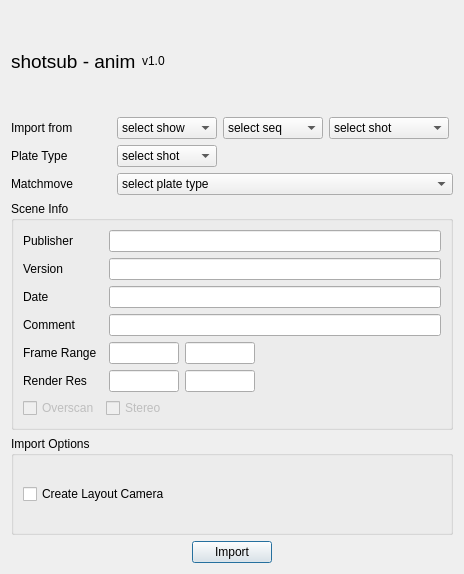
<?xml version="1.0" encoding="UTF-8"?>
<ui version="4.0">
 <class>shotsub_anim_Dialog</class>
 <widget class="QDialog" name="shotsub_anim_Dialog">
  <property name="geometry">
   <rect>
    <x>0</x>
    <y>0</y>
    <width>464</width>
    <height>574</height>
   </rect>
  </property>
  <property name="windowTitle">
   <string>ShotSub - anim</string>
  </property>
  <layout class="QVBoxLayout" name="verticalLayout_3">
   <item>
    <layout class="QHBoxLayout" name="header_layout">
     <item>
      <widget class="QLabel" name="header">
       <property name="font">
        <font>
         <pointsize>14</pointsize>
        </font>
       </property>
       <property name="text">
        <string>shotsub - anim</string>
       </property>
      </widget>
     </item>
     <item>
      <widget class="QLabel" name="headerVer">
       <property name="text">
        <string>v1.0</string>
       </property>
      </widget>
     </item>
     <item>
      <spacer name="spacer_3">
       <property name="orientation">
        <enum>Qt::Horizontal</enum>
       </property>
       <property name="sizeHint" stdset="0">
        <size>
         <width>40</width>
         <height>20</height>
        </size>
       </property>
      </spacer>
     </item>
    </layout>
   </item>
   <item>
    <layout class="QHBoxLayout" name="importFrom_layout">
     <item>
      <widget class="QLabel" name="importFrom">
       <property name="minimumSize">
        <size>
         <width>100</width>
         <height>0</height>
        </size>
       </property>
       <property name="maximumSize">
        <size>
         <width>100</width>
         <height>16777215</height>
        </size>
       </property>
       <property name="text">
        <string>Import from</string>
       </property>
      </widget>
     </item>
     <item>
      <widget class="QComboBox" name="showUI">
       <property name="minimumSize">
        <size>
         <width>100</width>
         <height>0</height>
        </size>
       </property>
       <property name="maxVisibleItems">
        <number>100</number>
       </property>
       <item>
        <property name="text">
         <string>select show</string>
        </property>
       </item>
      </widget>
     </item>
     <item>
      <widget class="QComboBox" name="seqUI">
       <property name="minimumSize">
        <size>
         <width>100</width>
         <height>0</height>
        </size>
       </property>
       <property name="maxVisibleItems">
        <number>100</number>
       </property>
       <item>
        <property name="text">
         <string>select seq</string>
        </property>
       </item>
      </widget>
     </item>
     <item>
      <widget class="QComboBox" name="shotUI">
       <property name="minimumSize">
        <size>
         <width>120</width>
         <height>0</height>
        </size>
       </property>
       <property name="maxVisibleItems">
        <number>100</number>
       </property>
       <item>
        <property name="text">
         <string>select shot</string>
        </property>
       </item>
      </widget>
     </item>
     <item>
      <spacer name="spacer_4">
       <property name="orientation">
        <enum>Qt::Horizontal</enum>
       </property>
       <property name="sizeHint" stdset="0">
        <size>
         <width>40</width>
         <height>20</height>
        </size>
       </property>
      </spacer>
     </item>
    </layout>
   </item>
   <item>
    <layout class="QHBoxLayout" name="plateType_layout">
     <item>
      <widget class="QLabel" name="plateType">
       <property name="minimumSize">
        <size>
         <width>100</width>
         <height>0</height>
        </size>
       </property>
       <property name="maximumSize">
        <size>
         <width>100</width>
         <height>16777215</height>
        </size>
       </property>
       <property name="text">
        <string>Plate Type</string>
       </property>
      </widget>
     </item>
     <item>
      <widget class="QComboBox" name="plateTypeUI">
       <property name="minimumSize">
        <size>
         <width>100</width>
         <height>0</height>
        </size>
       </property>
       <item>
        <property name="text">
         <string>select shot</string>
        </property>
       </item>
      </widget>
     </item>
     <item>
      <spacer name="spacer_5">
       <property name="orientation">
        <enum>Qt::Horizontal</enum>
       </property>
       <property name="sizeHint" stdset="0">
        <size>
         <width>40</width>
         <height>20</height>
        </size>
       </property>
      </spacer>
     </item>
    </layout>
   </item>
   <item>
    <layout class="QHBoxLayout" name="scene_layout">
     <item>
      <widget class="QLabel" name="scene">
       <property name="minimumSize">
        <size>
         <width>100</width>
         <height>0</height>
        </size>
       </property>
       <property name="maximumSize">
        <size>
         <width>100</width>
         <height>16777215</height>
        </size>
       </property>
       <property name="text">
        <string>Matchmove</string>
       </property>
      </widget>
     </item>
     <item>
      <widget class="QComboBox" name="sceneUI">
       <item>
        <property name="text">
         <string>select plate type</string>
        </property>
       </item>
      </widget>
     </item>
    </layout>
   </item>
   <item>
    <widget class="QGroupBox" name="sceneInfo">
     <property name="title">
      <string>Scene Info</string>
     </property>
     <layout class="QVBoxLayout" name="verticalLayout">
      <item>
       <layout class="QGridLayout" name="sceneInfo_layout">
        <item row="0" column="0">
         <widget class="QLabel" name="publisher">
          <property name="minimumSize">
           <size>
            <width>80</width>
            <height>0</height>
           </size>
          </property>
          <property name="text">
           <string>Publisher</string>
          </property>
         </widget>
        </item>
        <item row="0" column="1">
         <widget class="QLineEdit" name="publisherUI">
          <property name="enabled">
           <bool>true</bool>
          </property>
          <property name="readOnly">
           <bool>true</bool>
          </property>
         </widget>
        </item>
        <item row="1" column="0">
         <widget class="QLabel" name="ver">
          <property name="text">
           <string>Version</string>
          </property>
         </widget>
        </item>
        <item row="1" column="1">
         <widget class="QLineEdit" name="verUI">
          <property name="enabled">
           <bool>true</bool>
          </property>
          <property name="readOnly">
           <bool>true</bool>
          </property>
         </widget>
        </item>
        <item row="2" column="0">
         <widget class="QLabel" name="date">
          <property name="text">
           <string>Date</string>
          </property>
         </widget>
        </item>
        <item row="2" column="1">
         <widget class="QLineEdit" name="dateUI">
          <property name="enabled">
           <bool>true</bool>
          </property>
          <property name="readOnly">
           <bool>true</bool>
          </property>
         </widget>
        </item>
        <item row="3" column="0">
         <widget class="QLabel" name="comment">
          <property name="text">
           <string>Comment</string>
          </property>
         </widget>
        </item>
        <item row="3" column="1">
         <widget class="QLineEdit" name="commentUI">
          <property name="enabled">
           <bool>true</bool>
          </property>
          <property name="readOnly">
           <bool>true</bool>
          </property>
         </widget>
        </item>
       </layout>
      </item>
      <item>
       <layout class="QGridLayout" name="sceneInfo_layout_2">
        <item row="0" column="0">
         <widget class="QLabel" name="frameRange">
          <property name="minimumSize">
           <size>
            <width>80</width>
            <height>0</height>
           </size>
          </property>
          <property name="text">
           <string>Frame Range</string>
          </property>
         </widget>
        </item>
        <item row="0" column="1">
         <widget class="QLineEdit" name="startFrameUI">
          <property name="enabled">
           <bool>true</bool>
          </property>
          <property name="minimumSize">
           <size>
            <width>70</width>
            <height>0</height>
           </size>
          </property>
          <property name="maximumSize">
           <size>
            <width>70</width>
            <height>16777215</height>
           </size>
          </property>
          <property name="readOnly">
           <bool>true</bool>
          </property>
         </widget>
        </item>
        <item row="0" column="2">
         <widget class="QLineEdit" name="endFrameUI">
          <property name="enabled">
           <bool>true</bool>
          </property>
          <property name="minimumSize">
           <size>
            <width>70</width>
            <height>0</height>
           </size>
          </property>
          <property name="maximumSize">
           <size>
            <width>70</width>
            <height>16777215</height>
           </size>
          </property>
          <property name="readOnly">
           <bool>true</bool>
          </property>
         </widget>
        </item>
        <item row="0" column="3">
         <spacer name="spacer">
          <property name="orientation">
           <enum>Qt::Horizontal</enum>
          </property>
          <property name="sizeHint" stdset="0">
           <size>
            <width>40</width>
            <height>20</height>
           </size>
          </property>
         </spacer>
        </item>
        <item row="1" column="0">
         <widget class="QLabel" name="renderRes">
          <property name="minimumSize">
           <size>
            <width>0</width>
            <height>0</height>
           </size>
          </property>
          <property name="text">
           <string>Render Res</string>
          </property>
         </widget>
        </item>
        <item row="1" column="1">
         <widget class="QLineEdit" name="renderWidthUI">
          <property name="enabled">
           <bool>true</bool>
          </property>
          <property name="minimumSize">
           <size>
            <width>70</width>
            <height>0</height>
           </size>
          </property>
          <property name="maximumSize">
           <size>
            <width>70</width>
            <height>16777215</height>
           </size>
          </property>
          <property name="readOnly">
           <bool>true</bool>
          </property>
         </widget>
        </item>
        <item row="1" column="2">
         <widget class="QLineEdit" name="renderHeightUI">
          <property name="enabled">
           <bool>true</bool>
          </property>
          <property name="minimumSize">
           <size>
            <width>70</width>
            <height>0</height>
           </size>
          </property>
          <property name="maximumSize">
           <size>
            <width>70</width>
            <height>16777215</height>
           </size>
          </property>
          <property name="readOnly">
           <bool>true</bool>
          </property>
         </widget>
        </item>
       </layout>
      </item>
      <item>
       <layout class="QGridLayout" name="sceneInfo_layout_3">
        <item row="0" column="0">
         <widget class="QCheckBox" name="overscanUI">
          <property name="enabled">
           <bool>false</bool>
          </property>
          <property name="text">
           <string>Overscan</string>
          </property>
          <property name="checkable">
           <bool>false</bool>
          </property>
         </widget>
        </item>
        <item row="0" column="1">
         <widget class="QCheckBox" name="stereoUI">
          <property name="enabled">
           <bool>false</bool>
          </property>
          <property name="text">
           <string>Stereo</string>
          </property>
          <property name="checkable">
           <bool>false</bool>
          </property>
         </widget>
        </item>
        <item row="0" column="2">
         <spacer name="spacer_2">
          <property name="orientation">
           <enum>Qt::Horizontal</enum>
          </property>
          <property name="sizeHint" stdset="0">
           <size>
            <width>40</width>
            <height>20</height>
           </size>
          </property>
         </spacer>
        </item>
       </layout>
      </item>
     </layout>
    </widget>
   </item>
   <item>
    <widget class="QGroupBox" name="options">
     <property name="title">
      <string>Import Options</string>
     </property>
     <layout class="QVBoxLayout" name="verticalLayout_2">
      <item>
       <layout class="QGridLayout" name="options_layout">
        <item row="0" column="0">
         <widget class="QCheckBox" name="layoutCameraUI">
          <property name="text">
           <string>Create Layout Camera</string>
          </property>
          <property name="checkable">
           <bool>true</bool>
          </property>
          <property name="checked">
           <bool>false</bool>
          </property>
         </widget>
        </item>
       </layout>
      </item>
     </layout>
    </widget>
   </item>
   <item>
    <layout class="QHBoxLayout" name="do_layout">
     <item>
      <spacer name="spacer_6">
       <property name="orientation">
        <enum>Qt::Horizontal</enum>
       </property>
       <property name="sizeHint" stdset="0">
        <size>
         <width>40</width>
         <height>20</height>
        </size>
       </property>
      </spacer>
     </item>
     <item>
      <widget class="QPushButton" name="doIt">
       <property name="text">
        <string>Import</string>
       </property>
      </widget>
     </item>
     <item>
      <spacer name="spacer_7">
       <property name="orientation">
        <enum>Qt::Horizontal</enum>
       </property>
       <property name="sizeHint" stdset="0">
        <size>
         <width>40</width>
         <height>20</height>
        </size>
       </property>
      </spacer>
     </item>
    </layout>
   </item>
  </layout>
 </widget>
 <resources/>
 <connections/>
</ui>
